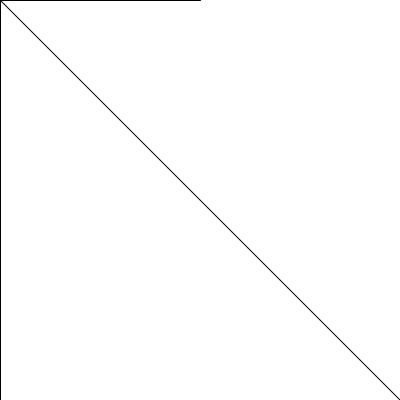
Frame 1 (no input)
Frame 60 (the mouse pressed at the canvas centre just before this capture): identical to frame 1, image omitted
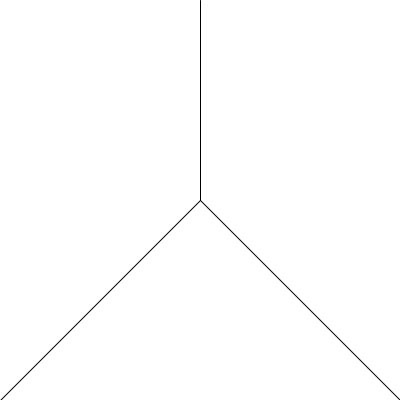
Frame 120 (the mouse held since frame 60 and released just before this capture)

The Processing sketch that drew these frames (run headless with seeded random() and noise(); from frame 60 on, the mouse is pressed at the canvas centre):

// Processing sketch: sketch_140425g
// ── sketch_140425g.pde
void setup(){
  size(400,400);
}
void draw(){
  background(255,255,255);
  stroke(0);
  line(width/2,0,mouseX,mouseY);
  line(0,height,mouseX,mouseY);
  line(width,height,mouseX,mouseY);
 }
